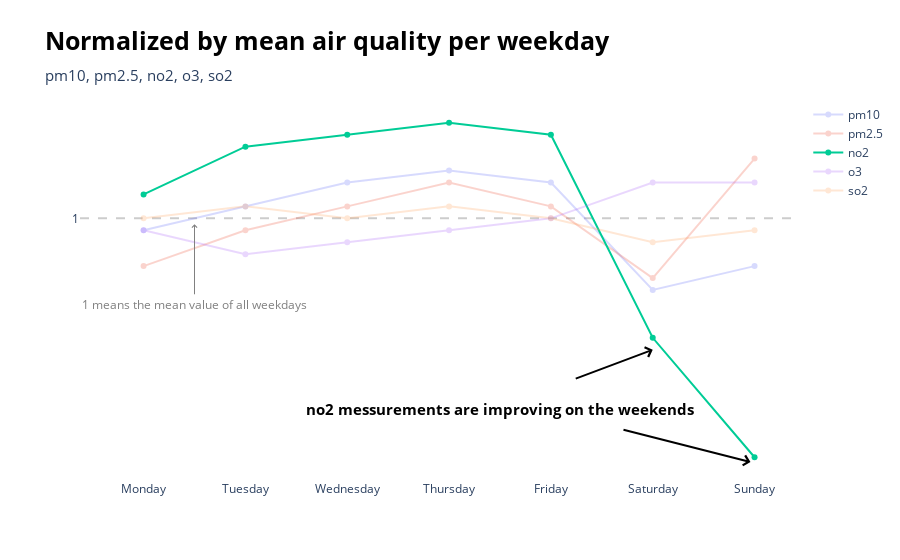

Notebook cell for this chart:
### Code cell
df_week_gb = df_week.groupby('weekday')[['pm10','pm2.5','no2','o3','so2']].mean()
df_week_gb = df_week_gb / df_week_gb.mean()
df_week_gb = round(df_week_gb,2)

fig = go.Figure()
for i in df_week_gb.columns:
    fig.add_scatter(x=df_week_gb.index, 
                    y=df_week_gb[i], 
                    mode='lines+markers', 
                    name=i,
                    opacity=1 if i == 'no2' else 0.25)

fig.update_layout(yaxis=dict(showgrid=True,
                             tickmode='array',
                             gridcolor='rgba(0,0,0,0.2)', 
                             gridwidth=2,
                             griddash='dash',                             
                             tickvals=[1],), 
                  xaxis=dict(showgrid=True,
                             tickmode='array', 
                             tickvals=[0,1,2,3,4,5,6], 
                             ticktext=['Monday','Tuesday','Wednesday','Thursday','Friday','Saturday','Sunday']),
                  title=dict(
                      text='Normalized by mean air quality per weekday', 
                      font=dict(size=25, color='black', weight='bold'), 
                      subtitle=dict(text='pm10, pm2.5, no2, o3, so2', 
                                    font=dict(size=15))),
                  plot_bgcolor='white',
                  hovermode='x unified',
                  hoverlabel=dict(align='right'),
                  spikedistance=10)
fig.add_annotation(x=5.96, 
                   y=0.7960,
                   showarrow=True, 
                   arrowwidth=2, 
                   arrowhead=4, 
                   arrowside='end', 
                   arrowcolor='black',
                   ax=-130,
                   ay=-33)
fig.add_annotation(x=5, 
                   y=0.89, 
                   showarrow=True, 
                   arrowwidth=2, 
                   arrowhead=4, 
                   arrowside='end', 
                   arrowcolor='black',
                   ax=-80,
                   ay=30)
fig.add_annotation(x=3.5,
                   y=.84,
                   showarrow=False,
                   text='no2 messurements are improving on the weekends',
                   font=dict(size=15, color='black', weight='bold'),)
fig.add_annotation(x=.50,
                   y=0.995,
                   showarrow=True,
                   arrowwidth=1, 
                   arrowhead=4, 
                   arrowside='end', 
                   arrowcolor='gray',
                   ax=0,
                   ay=80,
                   text='1 means the mean value of all weekdays',
                   font=dict(size=12, color='gray'),)

fig.show()

### Figure 1 — Plotly figure (JSON) as saved in the notebook; plotly's stock layout.template omitted (floating-point values rounded to 4 significant figures)
{"data": [{"mode": "lines+markers", "name": "pm10", "opacity": 0.25, "type": "scatter", "x": [0, 1, 2, 3, 4, 5, 6], "y": [0.99, 1.01, 1.03, 1.04, 1.03, 0.94, 0.96]}, {"mode": "lines+markers", "name": "pm2.5", "opacity": 0.25, "type": "scatter", "x": [0, 1, 2, 3, 4, 5, 6], "y": [0.96, 0.99, 1.01, 1.03, 1.01, 0.95, 1.05]}, {"mode": "lines+markers", "name": "no2", "opacity": 1, "type": "scatter", "x": [0, 1, 2, 3, 4, 5, 6], "y": [1.02, 1.06, 1.07, 1.08, 1.07, 0.9, 0.8]}, {"mode": "lines+markers", "name": "o3", "opacity": 0.25, "type": "scatter", "x": [0, 1, 2, 3, 4, 5, 6], "y": [0.99, 0.97, 0.98, 0.99, 1, 1.03, 1.03]}, {"mode": "lines+markers", "name": "so2", "opacity": 0.25, "type": "scatter", "x": [0, 1, 2, 3, 4, 5, 6], "y": [1, 1.01, 1, 1.01, 1, 0.98, 0.99]}], "layout": {"annotations": [{"arrowcolor": "black", "arrowhead": 4, "arrowside": "end", "arrowwidth": 2, "ax": -130, "ay": -33, "showarrow": true, "x": 5.96, "y": 0.796}, {"arrowcolor": "black", "arrowhead": 4, "arrowside": "end", "arrowwidth": 2, "ax": -80, "ay": 30, "showarrow": true, "x": 5, "y": 0.89}, {"font": {"color": "black", "size": 15, "weight": "bold"}, "showarrow": false, "text": "no2 messurements are improving on the weekends", "x": 3.5, "y": 0.84}, {"arrowcolor": "gray", "arrowhead": 4, "arrowside": "end", "arrowwidth": 1, "ax": 0, "ay": 80, "font": {"color": "gray", "size": 12}, "showarrow": true, "text": "1 means the mean value of all weekdays", "x": 0.5, "y": 0.995}], "hoverlabel": {"align": "right"}, "hovermode": "x unified", "plot_bgcolor": "white", "spikedistance": 10, "title": {"font": {"color": "black", "size": 25, "weight": "bold"}, "subtitle": {"font": {"size": 15}, "text": "pm10, pm2.5, no2, o3, so2"}, "text": "Normalized by mean air quality per weekday"}, "xaxis": {"showgrid": true, "tickmode": "array", "ticktext": ["Monday", "Tuesday", "Wednesday", "Thursday", "Friday", "Saturday", "Sunday"], "tickvals": [0, 1, 2, 3, 4, 5, 6]}, "yaxis": {"gridcolor": "rgba(0,0,0,0.2)", "griddash": "dash", "gridwidth": 2, "showgrid": true, "tickmode": "array", "tickvals": [1]}}}
